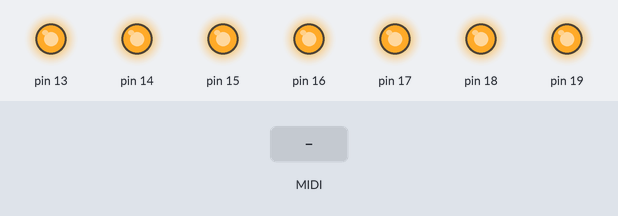
Bench run of a sketch on a simulated Arduino Uno, built with avr-gcc and run on an emulated ATmega328P. Parts: output pins drawn as LEDs (lit = HIGH). Inputs (shaded band) come from the test bench. MIDI output is not drawn.

Above: at 1.2 s.
1.3 s: MIDI note 36 received
At 1.45 s:
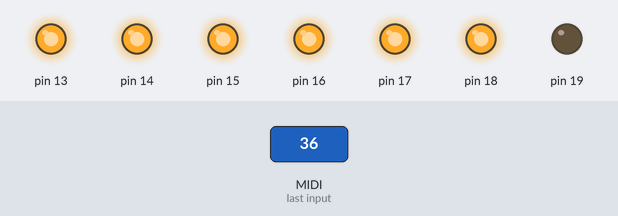
3.1 s: MIDI note 48 received
At 3.25 s:
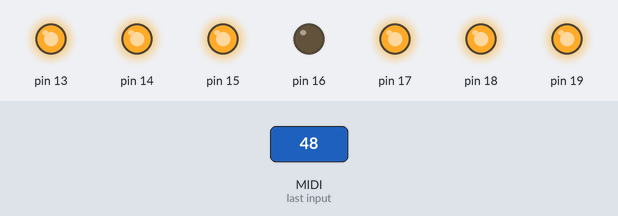
Timing chart, 0 to 6.1 s (numbered marks = the images above; inputs shaded):
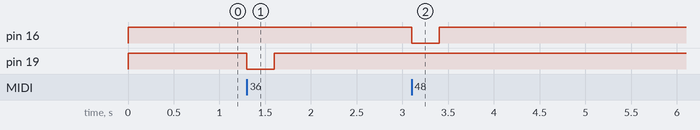

The sketch:

Vocaluino_Drum.ino
```cpp
//Vocaluino_Drum Ver.1.00

#include <MIDI.h>
//MIDI_CREATE_INSTANCE(HardwareSerial, Serial1, MIDI);
MIDI_CREATE_DEFAULT_INSTANCE();

  int Bass_Drum     = 0b0111111;  // Bass_Drum用アサイン PC5(Nanoのポート番号)
  int Snare_Drum    = 0b1011111;  // Snare Drum用アサイン PC4
  int Low_Tom       = 0b1101111;  // Low_Tom用アサイン PC3
  int High_Tom      = 0b1110111;  // High_Tom用アサイン PC2
  int Cymbal        = 0b1111011;  // Crash_Cymbal用アサイン PC1
  int Open_Hi_Hat   = 0b1111101;  // Open_Hi_Hat用アサイン PC0
  int Closed_Hi_Hat = 0b1111110;  // Closed_Hi_Hat用アサイン PB5

  int No_assign     = 0b1111111;  // アサイン無し

// MIDIからNanoのデジタルピン番号に変換-------------------------------------
int m2t[127] = {
No_assign, //NOTE_C-1,No_0
No_assign, //NOTE_CS-1,No_1
No_assign, //NOTE_D-1,No_2
No_assign, //NOTE_DS-1,No_3
No_assign, //NOTE_E-1,No_4
No_assign, //NOTE_F-1,No_5
No_assign, //NOTE_FS-1,No_6
No_assign, //NOTE_G-1,No_7
No_assign, //NOTE_GS-1,No_8
No_assign, //NOTE_A-1,No_9
No_assign, //NOTE_AS-1,No_10
No_assign, //NOTE_B-1,No_11
No_assign, //NOTE_C0,No_12
No_assign, //NOTE_CS0,No_13
No_assign, //NOTE_D0,No_14
No_assign, //NOTE_DS0,No_15
No_assign, //NOTE_E0,No_16
No_assign, //NOTE_F0,No_17
No_assign, //NOTE_FS0,No_18
No_assign, //NOTE_G0,No_19
No_assign, //NOTE_GS0,No_20
No_assign, //NOTE_A0,No_21
No_assign, //NOTE_AS0,No_22
No_assign, //NOTE_B0,No_23
No_assign, //NOTE_C1,No_24
No_assign, //NOTE_CS1,No_25
No_assign, //NOTE_D1,No_26
No_assign, //NOTE_DS1,No_27
No_assign, //NOTE_E1,No_28
No_assign, //NOTE_F1,No_29
No_assign, //NOTE_FS1,No_30
No_assign, //NOTE_G1,No_31
No_assign, //NOTE_GS1,No_32
No_assign, //NOTE_A1,No_33
No_assign, //NOTE_AS1,No_34
Bass_Drum, //NOTE_B1,No_35,Bass_Drum,Acoustic
Bass_Drum, //NOTE_C2,No_36,Bass_Drum,通常
Closed_Hi_Hat, //NOTE_CS2,No_37,Side_Stick,
Snare_Drum, //NOTE_D2,No_38,Snare_Drum,通常
Closed_Hi_Hat, //NOTE_DS2,No_39,Hand_Crap,
Snare_Drum, //NOTE_E2,No_40,Snare_Drum,Electric
Low_Tom, //NOTE_F2,No_41,Floor_Tom,ﾛｰﾌﾛｱ
Closed_Hi_Hat, //NOTE_FS2,No_42,Closed_Hi_Hat,クローズ
Low_Tom, //NOTE_G2,No_43,Floor_Tom,ﾊｲﾌﾛｱ
Closed_Hi_Hat, //NOTE_GS2,No_44,Closed_Hi_Hat,足踏み
Low_Tom, //NOTE_A2,No_45,Low_Tom,ロータム
Open_Hi_Hat, //NOTE_AS2,No_46,Open_Hi_Hat,
Low_Tom, //NOTE_B2,No_47,Low_Tom,ﾛｰﾐﾄﾞﾙ
High_Tom, //NOTE_C3,No_48,High_Tom,ﾊｲﾐﾄﾞﾙ
Cymbal, //NOTE_CS3,No_49,Crash_Cymbal,ｸﾗｯｼｭ1
High_Tom, //NOTE_D3,No_50,High_Tom,ハイタム
Cymbal, //NOTE_DS3,No_51,Ride_Cymbal,ライド1
Cymbal, //NOTE_E3,No_52,Crash_Cymbal,チャイナ
Cymbal, //NOTE_F3,No_53,Ride_Cymbal,中打ち
Closed_Hi_Hat, //NOTE_FS3,No_54,Tambourine,
Cymbal, //NOTE_G3,No_55,Crash_Cymbal,ｽﾌﾟﾗｯｼｭ
Closed_Hi_Hat, //NOTE_GS3,No_56,Cowbell,
Cymbal, //NOTE_A3,No_57,Crash_Cymbal,ｸﾗｯｼｭ2
No_assign, //NOTE_AS3,No_58
Cymbal, //NOTE_B3,No_59,Ride_Cymbal,ライド2
No_assign, //NOTE_C4,No_60
No_assign, //NOTE_CS4,No_61
No_assign, //NOTE_D4,No_62,High_Conga,ミュート
No_assign, //NOTE_DS4,No_63,High_Conga,オープン
No_assign, //NOTE_E4,No_64,Low_Conga,
No_assign, //NOTE_F4,No_65
No_assign, //NOTE_FS4,No_66
No_assign, //NOTE_G4,No_67,Agogo,Hi
No_assign, //NOTE_GS4,No_68,Agogo,Low
No_assign, //NOTE_A4,No_69
No_assign, //NOTE_AS4,No_70
No_assign, //NOTE_B4,No_71
No_assign, //NOTE_C5,No_72
No_assign, //NOTE_CS5,No_73
No_assign, //NOTE_D5,No_74
No_assign, //NOTE_DS5,No_75
No_assign, //NOTE_E5,No_76
No_assign, //NOTE_F5,No_77
No_assign, //NOTE_FS5,No_78
No_assign, //NOTE_G5,No_79
No_assign, //NOTE_GS5,No_80
No_assign, //NOTE_A5,No_81
No_assign, //NOTE_AS5,No_82
No_assign, //NOTE_B5,No_83
No_assign, //NOTE_C6,No_84
No_assign, //NOTE_CS6,No_85
No_assign, //NOTE_D6,No_86
No_assign, //NOTE_DS6,No_87
No_assign, //NOTE_E6,No_88
No_assign, //NOTE_F6,No_89
No_assign, //NOTE_FS6,No_90
No_assign, //NOTE_G6,No_91
No_assign, //NOTE_GS6,No_92
No_assign, //NOTE_A6,No_93
No_assign, //NOTE_AS6,No_94
No_assign, //NOTE_B6,No_95
No_assign, //NOTE_C7,No_96
No_assign, //NOTE_CS7,No_97
No_assign, //NOTE_D7,No_98
No_assign, //NOTE_DS7,No_99
No_assign, //NOTE_E7,No_100
No_assign, //NOTE_F7,No_101
No_assign, //NOTE_FS7,No_102
No_assign, //NOTE_G7,No_103
No_assign, //NOTE_GS7,No_104
No_assign, //NOTE_A7,No_105
No_assign, //NOTE_AS7,No_106
No_assign, //NOTE_B7,No_107
No_assign, //NOTE_C8,No_108
No_assign, //NOTE_CS8,No_109
No_assign, //NOTE_D8,No_110
No_assign //NOTE_DS8,No_111
};


void setup() {
    MIDI.begin(0);
 DDRC = 0b00111111;
 DDRB = 0b00100000;
 PORTC = 0b00111111;
 PORTB = 0b00100000;
}

void loop()
{
        byte ch,data1,data2;
        ch = 10;         //Read channel set ドラムパートはch10
        MIDI.setInputChannel(ch); // Channel
        if (MIDI.read()) {    //read ch(Channel)

                switch(MIDI.getType()) {
                        case midi::NoteOn:
                                data1 = MIDI.getData1();    // note no
//                                data2 = MIDI.getData2();    // velocity
                                        PORTC &= (m2t[data1] >> 1);
                                        PORTB &= (m2t[data1] << 5);
                        break;
                        case midi::NoteOff:
                                data1 = MIDI.getData1();    // note no
//                                data2 = MIDI.getData2();    // velocity
                                        PORTC |= ~(m2t[data1] >> 1);
                                        PORTB |= ~(m2t[data1] << 5);
                        break;
}
}

}
```

Measured:
- after the input at 1.3 s, pin 19: HIGH → LOW at once, → HIGH 0.30 s later
- after the input at 3.1 s, pin 16: HIGH → LOW at once, → HIGH 0.30 s later
